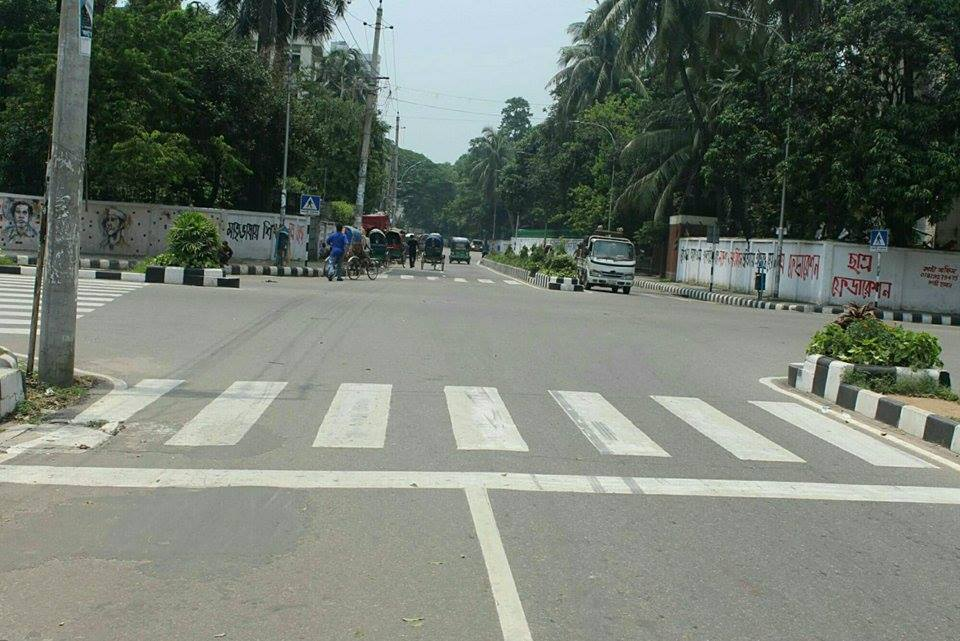
%> input picture zebra8.jpg, 960 x 641 px
$ octave Zebra_Crossing.m   (GNU Octave 9; MATLAB toolbox functions it lacks are replaced by stand-ins)
%> lines starting %> are read from the running program, lines starting %| are printed output that depends on the picture; in (x1, y1, x2, y2) boxes, pixels count from 0 and x2, y2 are one past the last pixel; in counts of white or black regions, pixels touching at a corner belong together; the program's own positions count from 1
### sobel.m
function B=sobel(C)
for i=1:size(C,1)-2
    for j=1:size(C,2)-2
        Gx=((2*C(i+2,j+1)+C(i+2,j)+C(i+2,j+2))-(2*C(i,j+1)+C(i,j)+C(i,j+2)));
        Gy=((2*C(i+1,j+2)+C(i,j+2)+C(i+2,j+2))-(2*C(i+1,j)+C(i,j)+C(i+2,j)));
        B(i,j)=sqrt(Gx.^2+Gy.^2);
    end
end

### mythres.m
function threshold= mythres(image_sobel)
h=imhist(image_sobel);
display(sum(h));
w1=zeros(256,1);
w2=zeros(256,1);
m1=zeros(256,1);
m2=zeros(256,1);
v1=zeros(256,1);
v2=zeros(256,1);
cv=zeros(256,1);
for i=1:1:256
    s1=0;
    s2=0;
    for j=1:1:i
        s1=s1+h(j);
    end
    w1(i)=s1/sum(h);
    for k=i+1:1:256
        s2=s2+h(k);
    end
    w2(i)=s2/sum(h);
end
for i=1:1:256
    s1=0;
    s2=0;
    s3=0;
    s4=0;
    for j=1:1:i
        s1=s1+(j-1)*(h(j));
        s3=s3+h(j);
    end
    m1(i)=s1/s3;
    if(isnan(m1(i))==1)
        m1(i)=0;
     end
    for k=i+1:1:256
        s2=s2+(k-1)*(h(k));
        s4=s4+h(k);
    end
    m2(i)=s2/s4;
     if(isnan(m2(i))==1)
        m2(i)=0;
     end
end
for i=1:1:256
    s1=0;
    s2=0;
    s3=0;
    s4=0;
    for j=1:1:i
        s1=s1+((j-1)-m1(i))^2*(h(j));
        s3=s3+h(j);
    end
    v1(i)=s1/s3;
    if(isnan(v1(i))==1)
        v1(i)=0;
     end
    for k=i+1:1:256
        s2=s2+((k-1)-m2(i))^2*(h(k));
        s4=s4+h(k);
    end
    v2(i)=s2/s4;
    if(isnan(v2(i))==1)
        v2(i)=0;
     end
end
for i=1:1:256
    cv(i)=w1(i)*v1(i)+w2(i)*v2(i);
end
[value,index] = min(cv(:));
[row, col] = ind2sub(size(cv), index);
threshold=row/256;

### gabor.m
function gb=gabor(sigma,theta,lambda,psi,gamma)

sigma_x = sigma;
sigma_y = sigma/gamma;

nstds = 1;
xmax = max(abs(nstds*sigma_x*cos(theta)),abs(nstds*sigma_y*sin(theta)));
xmax = ceil(max(1,xmax));
ymax = max(abs(nstds*sigma_x*sin(theta)),abs(nstds*sigma_y*cos(theta)));
ymax = ceil(max(1,ymax));
xmin = -xmax; ymin = -ymax;
[x,y] = meshgrid(xmin:xmax,ymin:ymax);

x_theta=x*cos(theta)+y*sin(theta);
y_theta=-x*sin(theta)+y*cos(theta);

gb= 1/(2*pi*sigma_x *sigma_y) * exp(-.5*(x_theta.^2/sigma_x^2+y_theta.^2/sigma_y^2)).*cos(2*pi/lambda*x_theta+psi);

### Zebra_Crossing.m
image=imread('zebra8.jpg');
%> image is the input picture: size 641x960x3 uint8; mean R, G, B 113.5, 121.4, 111.6
figure(1),
imshow(image);
image_main=imresize(image,[600 600]);
figure(2),
imshow(image_main);
image_gray=rgb2gray(image_main);
figure(3),
imshow(image_gray);
image_double=im2double(image_gray);
sigma=.3;
theta=90;
lambda=60;
psi=0;
gamma=1;
gb=gabor(sigma,theta,lambda,psi,gamma);
image_conv=conv2(image_double,double(gb));
figure(4),
imshow(image_conv);
image_sobel=sobel(image_conv);
figure(5),
imshow(image_sobel);
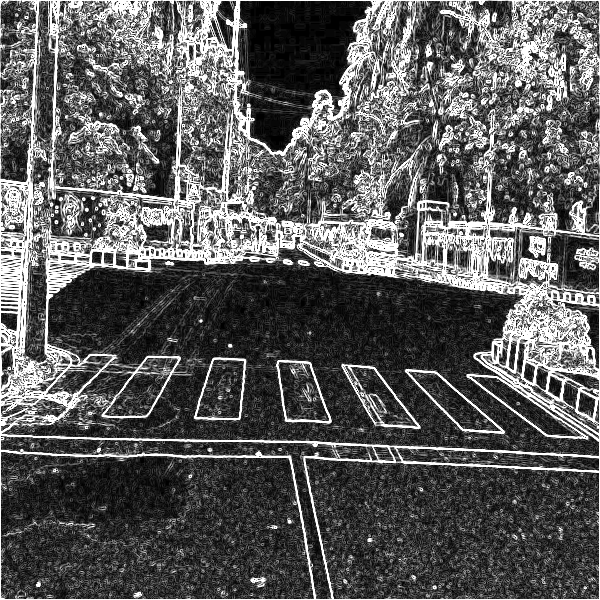
%> displayed picture: size 600x600, on the screen's scale of 0 to 255; min 0, max 255, mean 91.1
t=mythres(image_sobel);
%> in mythres, `h=imhist(image_sobel);`: h = 256 values, max 43005 at index 256, min 26 at index 2, mean 1406.2
%| 360000
%> after the loop in mythres, `for i=1:1:256`: w1 = 256 values from 0.007 to 1; w2 = 256 values, max 0.993 at index 1, min 0 at index 256, mean 0.356
%> after the loop in mythres, `for i=1:1:256`: m1 = 256 values from 0 to 91.1; m2 = 256 values, max 255 at index 255, min 0 at index 256, mean 197.5
%> after the loop in mythres, `for i=1:1:256`: v1 = 256 values from 0 to 6570.5; v2 = 256 values, max 6557.9 at index 1, min 0 at index 255, mean 2710.9
%> after the loop in mythres, `for i=1:1:256`: cv = 256 values, max 6570.5 at index 256, min 1244.2 at index 135, mean 2502.4
%> in mythres, `[value,index] = min(cv(:));`: value = 1244.2; index = 135
%> in mythres, `[row, col] = ind2sub(size(cv), index);`: col = 1
%> in mythres, `threshold=row/256;`: threshold = 0.527
%> t = 0.527
image_binary=im2bw(image_sobel,t);
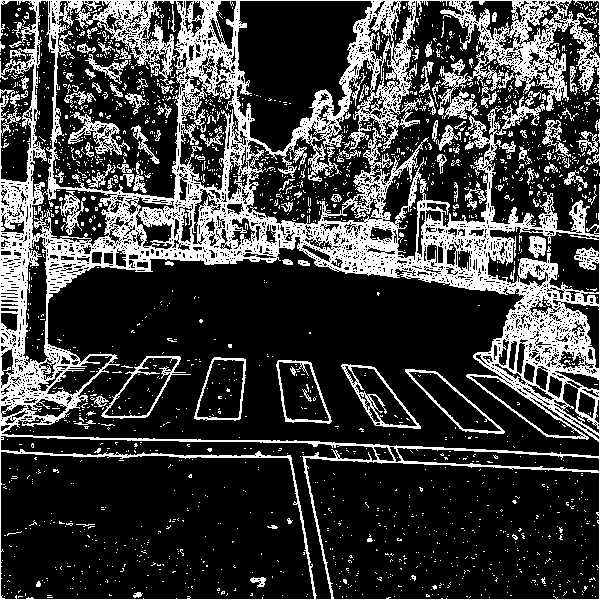
%> image_binary: size 600x600 logical; 24.5% white; 1999 white regions (1885 under 20 px), largest, box (x1, y1, x2, y2) and area: (0, 0, 600, 600) 71457, (341, 364, 421, 429) 802, (68, 112, 130, 155) 774
figure(6),
imshow(image_binary);
image_binary=bwareaopen(image_binary,200);
figure(7),
imshow(image_binary);
image_inverse=~image_binary;
figure(8);
imshow(image_inverse);
[L,NUM]=bwlabel(image_inverse);
%> L: size 600x600 double; 2517 distinct labels, from 0 to 2516
%> NUM = 2516
stats1=regionprops(image_inverse,'Area');
%> stats1 = 2516 regions; largest, Area: 64294, 43492, 42750, 37095, 21668
figure(9),
imshow(image_inverse);
idx3=find([stats1.Area]<1000);
%> idx3 = 2498 values from 2 to 2516
image_area=ismember(L,idx3);
%> image_area: size 600x600 logical; 6.8% white; 2498 white regions (2319 under 20 px), largest, box (x1, y1, x2, y2) and area: (47, 356, 112, 395) 966, (125, 197, 174, 249) 849, (553, 300, 599, 368) 694
figure(10),
imshow(image_area);
image_new=image_inverse-image_area;
%> image_new: size 600x600 double; values 0 (black) and 1 (white), 71.8% white; 13 black regions, largest, box (x1, y1, x2, y2) and area: (0, 0, 600, 600) 95423, (341, 364, 421, 429) 980, (68, 112, 130, 155) 870
figure(11);
imshow(image_new);
[L,NUM]=bwlabel(image_new);
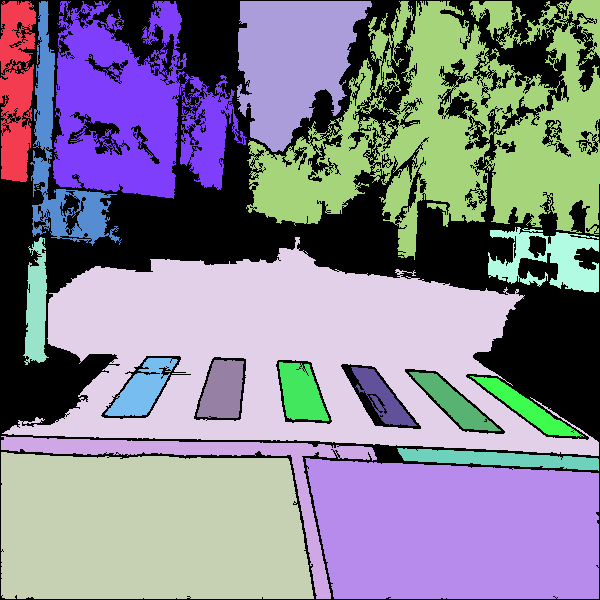
%> L: size 600x600 double; 19 distinct labels, from 0 to 18; one colour per label, 0 black
%> NUM = 18
CC = bwconncomp(image_new);
%> CC = 18 connected components
numPixels = cellfun(@numel,CC.PixelIdxList);
%> numPixels = 18 values, max 64294 at index 4, min 1452 at index 14, mean 14366.3
[biggest,idx] = max(numPixels);
%> biggest = 64294; idx = 4
image_new=ismember(L,idx);
%> image_new: size 600x600 logical; 17.9% white; 1 white region, box (x1, y1, x2, y2) and area: (2, 237, 599, 456) 64294
figure(12),
imshow(image_new);
image_new_binary=~image_new;
imshow(13),
imshow(image_new_binary);
[L,NUM]=bwlabel(image_new_binary);
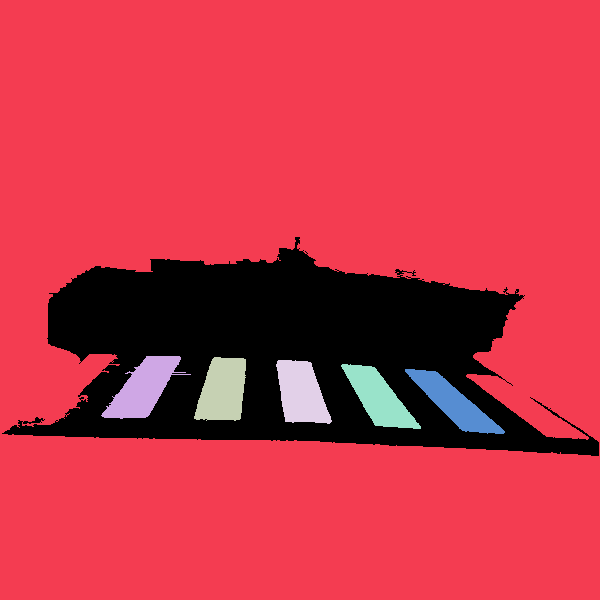
%> L: size 600x600 double; 7 distinct labels, from 0 to 6; one colour per label, 0 black
%> NUM = 6
stats2=regionprops(L,'Area');
%> stats2 = 6 regions; Area: 283180, 2676, 2559, 2515, 2432, 2344
idx2=find([stats2.Area]<6000);
%> idx2 = [2 3 4 5 6]
image_area2=ismember(L,idx2);
%> image_area2: size 600x600 logical; 3.5% white; 5 white regions
image_area2=bwareaopen(image_area2,200);
figure(14);
imshow(image_area2);
[L,NUM]=bwlabel(image_area2);
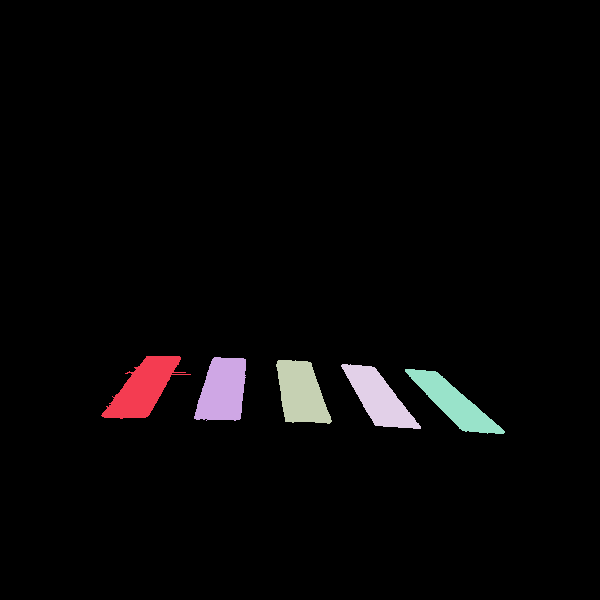
%> L: size 600x600 double; 6 distinct labels, from 0 to 5; one colour per label, 0 black
%> NUM = 5
stats3=regionprops(L,'Centroid');
%> stats3 = 5 regions; Centroid: [143.8 388.7], [223.4 391.1], [301.8 393.7], [379.4 398.5], [454.3 403.5]
stats4=regionprops(L,'BoundingBox');
%> stats4 = 5 regions; box (x1, y1, x2, y2): (101, 356, 191, 419), (194, 357, 246, 421), (276, 360, 332, 424), (341, 364, 421, 429), (405, 369, 505, 434)
centroids = cat(1, stats3.Centroid);
%> centroids = [143.8 388.7; 223.4 391.1; 301.8 393.7; 379.4 398.5; 454.3 403.5]
figure(15),
imshow(~image_area2);
hold on;
plot(centroids(:,1),centroids(:,2),'*r');
plot(x_intersect,y_intersect,'r*');
%> (this line was passed over: x_intersect is not available in this run)
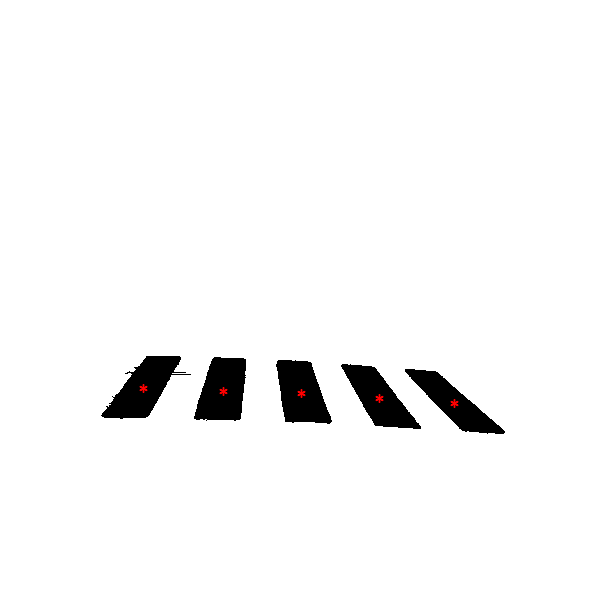
%> figure redrawn from the program's plot data
figure(16),
imshow(image_main);
for k = 1 :1:NUM
  thisBB = stats4(k).BoundingBox;
  rectangle('Position', [thisBB(1),thisBB(2),thisBB(3),thisBB(4)],...
  'EdgeColor','g','LineWidth',2 )
end
%> this loop made 5 passes
%> thisBB on passes 1 to 5: [101.5 356.5 90 63], [194.5 357.5 52 64], [276.5 360.5 56 64], [341.5 364.5 80 65], [405.5 369.5 100 65]
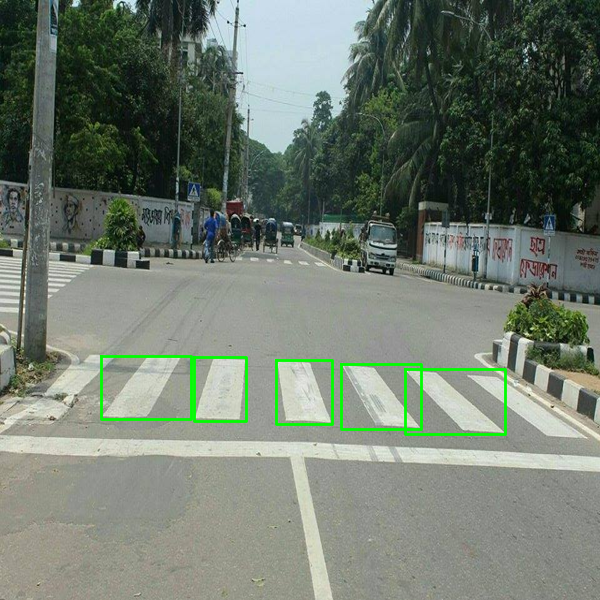
%> figure redrawn from the program's plot data

$ run again, with zebra3.jpg copied over zebra8.jpg
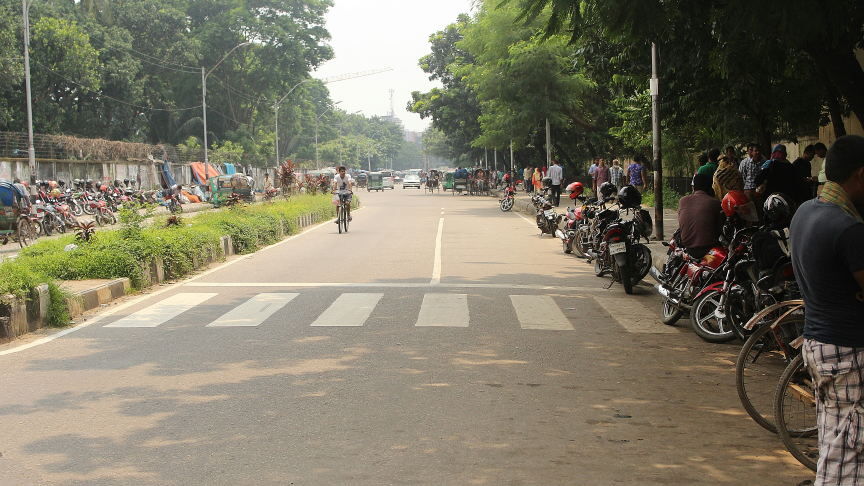
%> input picture zebra3.jpg, 2592 x 1457 px (shown at 1/3 size)
%> image is the input picture: size 1457x2592x3 uint8; mean R, G, B 123.5, 118.5, 100.7
%> h = 256 values, max 54002 at index 256, min 21 at index 2, mean 1406.2
%| 360000
%> after the loop in mythres, `for i=1:1:256`: w1 = 256 values from 0.0109 to 1; w2 = 256 values, max 0.989 at index 1, min 0 at index 256, mean 0.385
%> after the loop in mythres, `for i=1:1:256`: m1 = 256 values from 0 to 98.46; m2 = 256 values, max 255 at index 255, min 0 at index 256, mean 202.4
%> after the loop in mythres, `for i=1:1:256`: v1 = 256 values from 0 to 7610.8; v2 = 256 values, max 7586.7 at index 1, min 0 at index 255, mean 2809.6
%> after the loop in mythres, `for i=1:1:256`: cv = 256 values, max 7610.8 at index 256, min 1343.8 at index 135, mean 2725
%> value = 1343.8; index = 135
%> col = 1
%> threshold = 0.527
%> image_inverse: size 600x600 logical; 73.8% white; 7 black regions, largest, box (x1, y1, x2, y2) and area: (0, 0, 600, 600) 92303, (353, 362, 414, 409) 404, (142, 360, 209, 405) 376
%> `[L,NUM]=bwlabel(image_inverse);`: NUM = 3774
%> stats1 = 3774 regions; largest, Area: 111839, 66452, 18831, 13039, 9965
%> idx3 = 3759 values from 1 to 3774
%> image_area: size 600x600 logical; 7.3% white in thin lines or dots
%> `[L,NUM]=bwlabel(image_new);`: NUM = 15
%> CC = 15 connected components
%> numPixels = [1028 111839 7077 13039 1156 2791 18831 1140 66452 9965 1178 1197 1241 1195 1369]
%> biggest = 111839; idx = 2
%> image_new_binary: size 600x600 logical; 68.9% white; 1 black region, box (x1, y1, x2, y2) and area: (1, 274, 567, 599) 111839
%> `[L,NUM]=bwlabel(image_new_binary);`: NUM = 5
%> stats2 = 5 regions; Area: 241960, 1653, 1519, 1516, 1513
%> idx2 = [2 3 4 5]
%> image_area2: size 600x600 logical; 1.7% white; 4 white regions
%> `[L,NUM]=bwlabel(image_area2);`: NUM = 4
%> stats3 = 4 regions; Centroid: [177.3 383.6], [242.8 383.9], [309 384.3], [376.8 386.2]
%> stats4 = 4 regions; box (x1, y1, x2, y2): (142, 360, 209, 405), (214, 361, 268, 405), (287, 361, 331, 405), (353, 362, 414, 409)
%> centroids = [177.3 383.6; 242.8 383.9; 309 384.3; 376.8 386.2]
%> `plot(x_intersect,y_intersect,'r*');`:
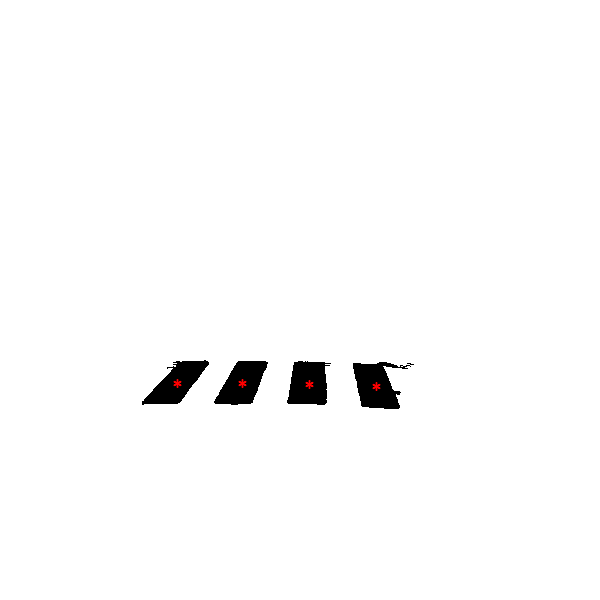
%> figure redrawn from the program's plot data
%> the loop `for k = 1 :1:NUM` made 4 passes
%> thisBB on passes 1 to 4: [142.5 360.5 67 45], [214.5 361.5 54 44], [287.5 361.5 44 44], [353.5 362.5 61 47]
%> after the loop `for k = 1 :1:NUM`:
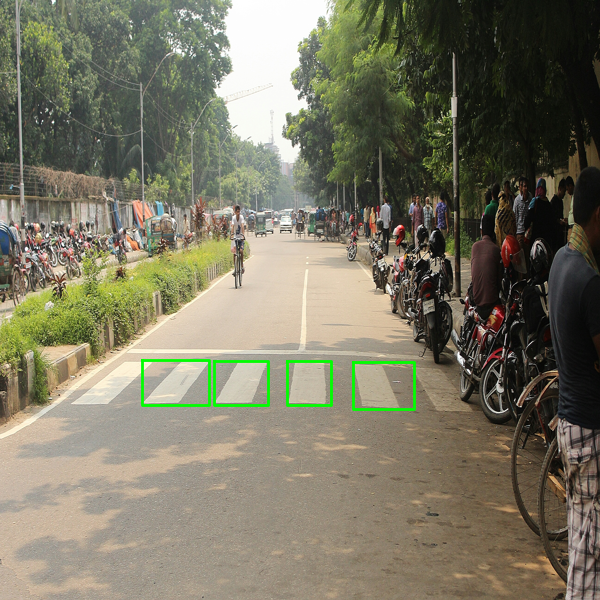
%> figure redrawn from the program's plot data

$ run again, with zebra4.jpg copied over zebra8.jpg
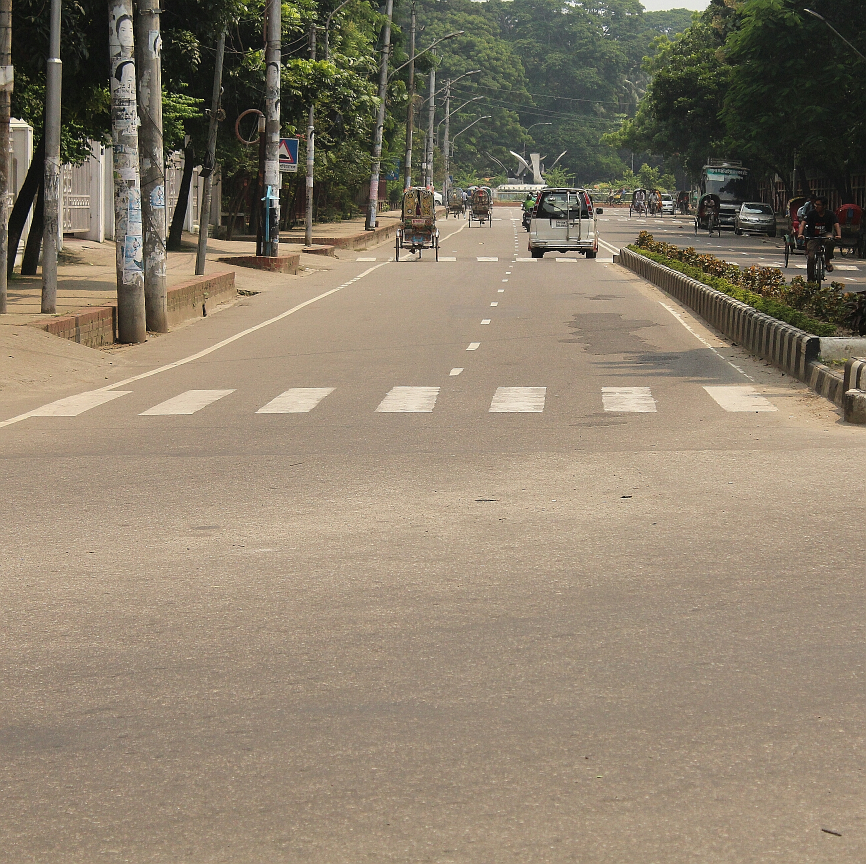
%> input picture zebra4.jpg, 1731 x 1728 px (shown at 1/2 size)
%> image is the input picture: size 1728x1731x3 uint8; mean R, G, B 139.6, 127.2, 108.1
%> h = 256 values, max 37958 at index 256, min 22 at index 2, mean 1406.2
%| 360000
%> after the loop in mythres, `for i=1:1:256`: w1 = 256 values from 0.000983 to 1; w2 = 256 values, max 0.999 at index 1, min 0 at index 256, mean 0.337
%> after the loop in mythres, `for i=1:1:256`: m1 = 256 values from 0 to 86.23; m2 = 256 values, max 255 at index 255, min 0 at index 256, mean 194.7
%> after the loop in mythres, `for i=1:1:256`: v1 = 256 values from 0 to 5829.3; v2 = 256 values, max 5827.7 at index 1, min 0 at index 255, mean 2628.1
%> after the loop in mythres, `for i=1:1:256`: cv = 256 values, max 5829.3 at index 256, min 1183.2 at index 137, mean 2301.5
%> value = 1183.2; index = 137
%> col = 1
%> threshold = 0.535
%> image_inverse: size 600x600 logical; 82.4% white; 6 black regions, box (x1, y1, x2, y2) and area: (0, 0, 600, 600) 61860, (406, 268, 456, 291) 352, (96, 269, 164, 289) 297, (176, 268, 233, 288) 293, (259, 267, 306, 287) 291, (338, 267, 380, 288) 285
%> `[L,NUM]=bwlabel(image_inverse);`: NUM = 2337
%> stats1 = 2337 regions; largest, Area: 217149, 30941, 9028, 3587, 2565
%> idx3 = 2327 values from 1 to 2337
%> image_area: size 600x600 logical; 7.2% white; 2327 white regions (2130 under 20 px), largest, box (x1, y1, x2, y2) and area: (525, 195, 600, 233) 954, (41, 110, 68, 166) 751, (5, 270, 85, 294) 502
%> `[L,NUM]=bwlabel(image_new);`: NUM = 10
%> CC = 10 connected components
%> numPixels = [9028 217149 1115 1443 2565 2391 3587 1056 30941 1272]
%> biggest = 217149; idx = 2
%> image_new_binary: size 600x600 logical; 39.7% white; 6 white regions, box (x1, y1, x2, y2) and area: (0, 0, 600, 600) 139146, (259, 267, 306, 287) 768, (96, 269, 164, 289) 741, (406, 268, 456, 291) 736, (338, 267, 380, 288) 733, (176, 268, 233, 288) 727
%> `[L,NUM]=bwlabel(image_new_binary);`: NUM = 6
%> stats2 = 6 regions; Area: 139146, 768, 741, 736, 733, 727
%> idx2 = [2 3 4 5 6]
%> image_area2: size 600x600 logical; 1% white; 5 white regions
%> `[L,NUM]=bwlabel(image_area2);`: NUM = 5
%> stats3 = 5 regions; Centroid: [130.8 279.9], [205.8 278.8], [284.5 277.9], [359.9 278.1], [435 278.6]
%> stats4 = 5 regions; box (x1, y1, x2, y2): (96, 269, 164, 289), (176, 268, 233, 288), (259, 267, 306, 287), (338, 267, 380, 288), (406, 268, 456, 291)
%> centroids = [130.8 279.9; 205.8 278.8; 284.5 277.9; 359.9 278.1; 435 278.6]
%> `plot(x_intersect,y_intersect,'r*');`:
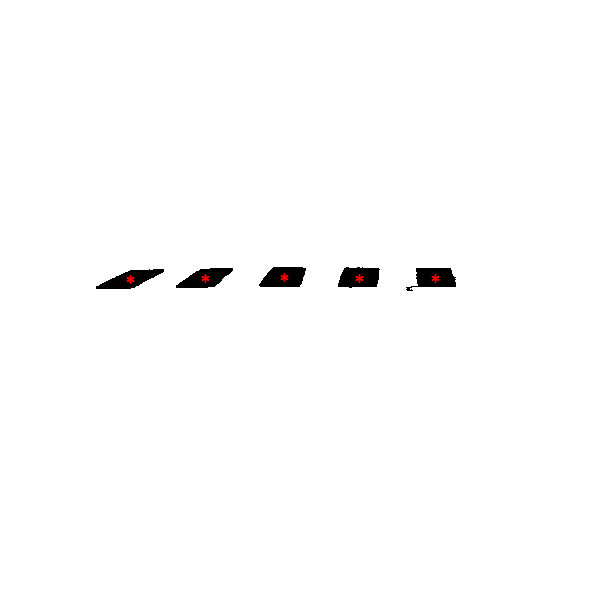
%> figure redrawn from the program's plot data
%> the loop `for k = 1 :1:NUM` made 5 passes
%> thisBB on passes 1 to 5: [96.5 269.5 68 20], [176.5 268.5 57 20], [259.5 267.5 47 20], [338.5 267.5 42 21], [406.5 268.5 50 23]
%> after the loop `for k = 1 :1:NUM`:
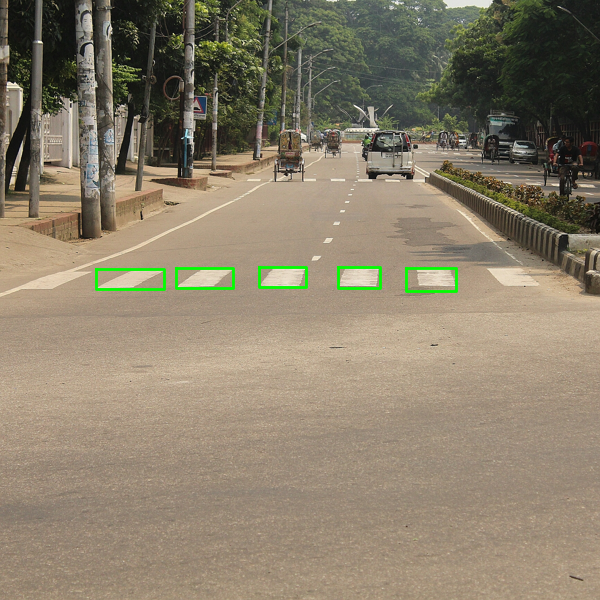
%> figure redrawn from the program's plot data
